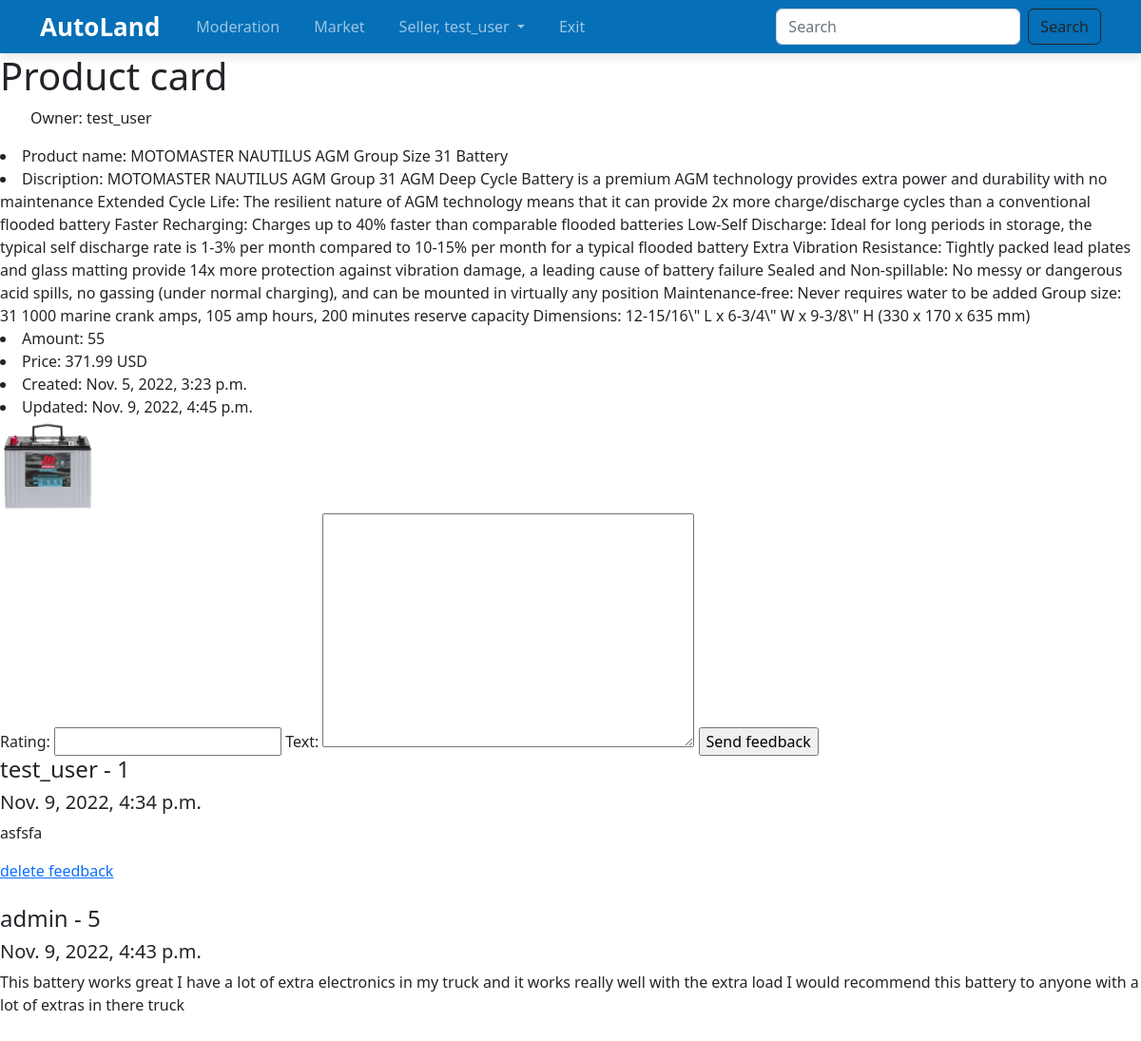
Page /market/batteries-maintenance-accessories/4 (signed in) on the committed database.
### users/models.py (models this page shows, shortened)
class Profile(models.Model):
    CUSTOMER = 'Customer'
    SELLER = 'Seller'
    USER_TYPES = [
        (CUSTOMER, 'Customer'),
        (SELLER, 'Seller')
    ]
    user = models.OneToOneField(User, on_delete=models.CASCADE)
    user_type = models.CharField(max_length=8, choices=USER_TYPES, default='Customer')

### goods/models.py (models this page shows, shortened)
class Product(models.Model):
    category = models.ForeignKey(Category, related_name='products', on_delete=models.PROTECT)
    subcategory = models.ForeignKey(Subcategory, related_name='products', on_delete=models.PROTECT)
    user = models.ForeignKey(User, on_delete=models.CASCADE)
    name = models.CharField(max_length=80)
    part_number = models.CharField(max_length=30)
    discription = models.TextField()
    amount = models.PositiveIntegerField()
    price = models.DecimalField(validators=[MinValueValidator(1)], max_digits=10, decimal_places=2)
    EURO = 'EUR'
    USD = 'USD'
    CURRENCY_CHOICES = [
        (EURO, 'Euro'),
        (USD, 'Dollars'),
    ]
    currency = models.CharField(max_length=3, choices=CURRENCY_CHOICES, default='USD')
    picture = models.ImageField(upload_to = user_directory_path, verbose_name='Product Image', null=True, blank=True)
    created = models.DateTimeField(auto_now_add=True)
    updated = models.DateTimeField(auto_now=True)
    on_moderation = models.BooleanField(default=True)
    average_rating = models.DecimalField(validators=[MinValueValidator(0), MaxValueValidator(5)], max_digits=2, decimal_places=1)

### feedback/models.py (models this page shows)
class Feedback(models.Model):
    product = models.ForeignKey(Product, related_name='feedback', on_delete=models.CASCADE)
    user = models.ForeignKey(User, related_name='user', on_delete=models.CASCADE)
    text = models.TextField()
    rating = models.PositiveIntegerField(validators=[MinValueValidator(0), MaxValueValidator(5)])
    date = models.DateTimeField(auto_now_add=True)

### goods/views.py (the view)
# urls.py: path('<slug:slug_category>/<int:product_id>', ProductCard.as_view(), name='product-card'),
class ProductCard(DetailView):
    model = Product
    template_name = 'goods/product_card.html'
    pk_url_kwarg = 'product_id'

### feedback/forms.py
class AddFeedbackForm(forms.ModelForm):
    class Meta:
        model = Feedback
        fields = ('rating', 'text')

### feedback/templatetags/feedback_tags.py (called while the page is built)
@register.inclusion_tag('feedback/feedback_form.html')
def show_feedback_form(product_pk):
    feedback_form = AddFeedbackForm()
    context = {
        'feedback_form':feedback_form,
        'product_pk':product_pk,
    }
    return context

### goods/templates/goods/product_card.html (shortened to what this page needs)
{% extends 'base.html' %}
{% load static %}
{% load feedback_tags %}
{% block content %}
    <h1> Product card </h1>
    <ul>Owner: {{ product.user }}</ul>
    <li>Product name: {{ product.name }}</li>
    <li>Discription: {{ product.discription }}</li>
    <li>Amount: {{ product.amount }}</li>
    <li>Price: {{ product.price }} {{ product.currency }}</li>
    <li>Created: {{ product.created }}</li>
    {% if product.updated != product.created %}
        <li> Updated: {{ product.updated }}</li>
    {% endif %}
    <img src="{{product.picture.url}}" alt="Product Card" width="100" height="100">
    {% show_feedback_form product_pk=product.pk  %}
    <div class="feedbacks">
    {% for feedback in product.feedback.all %}
        <div class="feedback">
            <h4>{{ feedback.user }} - {{ feedback.rating }}</h4>
            <h5>{{ feedback.date }}</h5>
            <p>{{ feedback.text }}</p>
            {% if feedback.user == request.user or request.user.is_staff %}
                <a href="{% url 'feedback:remove_feedback' feedback.pk %}">delete feedback</a>
            {% endif %}
        </div>
        <br>
    {% endfor %}
    </div>
{% endblock %}

### templates/base.html (shortened to what this page needs)
{% load static%}
<!DOCTYPE html>
<html lang="en">
<head>
    <link rel="stylesheet" href="{% static 'libs/bootstrap-reboot.min.css' %}">
    <link rel="stylesheet" href="{% static 'libs/bootstrap-grid.min.css' %}">
    <link rel="stylesheet" href="{% static 'css/style.css' %}">
    <link href="https://cdn.jsdelivr.net/npm/bootstrap@5.2.2/dist/css/bootstrap.min.css" rel="stylesheet">
</head>
<body>
<nav class="navbar navbar-expand-lg">
    <div class="container">
        <a class="navbar-logo" href="{% url 'index' %}">AutoLand</a>
        <div class="collapse navbar-collapse" id="navbarSupportedContent">
            <ul class="navbar-nav me-auto mb-2 mb-lg-0">
            {% if request.user.is_authenticated %}
                <li class="nav-item">
                    <a class="nav-link" href="{% url 'moderation' %}">Moderation</a>
                </li>
                <li class="nav-item">
                    <a class="nav-link" href="{% url 'market' %}">Market</a>
                </li>
                <li class="nav-item dropdown">
                    <a class="nav-link dropdown-toggle" href="#" role="button" data-bs-toggle="dropdown"
                       aria-expanded="false">
                        {{ user.profile.user_type }}, {{ user.username }}
                    </a>
                </li>
                <li class="nav-item">
                    <a class="nav-link" href="{% url 'logout' %}">Exit</a>
                </li>
            {% endif %}
            </ul>
            <form class="d-flex" role="search" action="{% url 'search' %}">
                <input class="form-control me-2" type="search" placeholder="Search" aria-label="Search" name="search">
                <button class="btn btn-outline-dark" type="submit">Search</button>
            </form>
        </div>
    </div>
</nav>
{% block content %}{% endblock %}
</body>
</html>

### static/css/style.css (style rules this page uses)
.navbar { box-shadow: 0 4px 10px rgba(0, 0, 0, .1); background-color: #056fb7; }
.navbar-nav li { display: inline-block; }
.navbar-logo { margin: 0 20px 0 0; }
.navbar-nav li a { margin: 0 10px; display: inline-block; color: #fff; opacity: 0.6; text-decoration: none; transition: all .07s ease-in-out; }
.navbar-logo { font-weight: 700; font-size: 26px; text-decoration: none; color: #fff; transition: all .07s ease-in-out; }

### rows in the picture
Product: user "test_user", name "MOTOMASTER NAUTILUS AGM Group Size 31 Battery", discription "MOTOMASTER NAUTILUS AGM Group 31 AGM Deep Cycle Battery is a premium AGM technology provides extra power and durability with no maintenance Extended Cycle Life: The resilient nature of AGM technology means that it can provide 2x more charge/discharge cycles than a conventional flooded battery Faster Recharging: Charges up to 40% faster than comparable flooded batteries Low-Self Discharge: Ideal for long periods in storage, the typical self discharge rate is 1-3% per month compared to 10-15% per month for a typical flooded battery Extra Vibration Resistance: Tightly packed lead plates and glass matting provide 14x more protection against vibration damage, a leading cause of battery failure…", amount "55", price "371.99", currency "USD", created "Nov. 5, 2022, 3:23 p.m.", updated "Nov. 9, 2022, 4:45 p.m.", picture (picture)
Feedback: user "test_user", rating "1", date "Nov. 9, 2022, 4:34 p.m.", text "asfsfa", shows "delete feedback"
Feedback: user "admin", rating "5", date "Nov. 9, 2022, 4:43 p.m.", text "This battery works great I have a lot of extra electronics in my truck and it works really well with the extra load I would recommend this battery to anyone with a lot of extras in there truck"

### other values in the picture
{{ user.profile.user_type }} "Seller"
{{ user.username }} "test_user"
